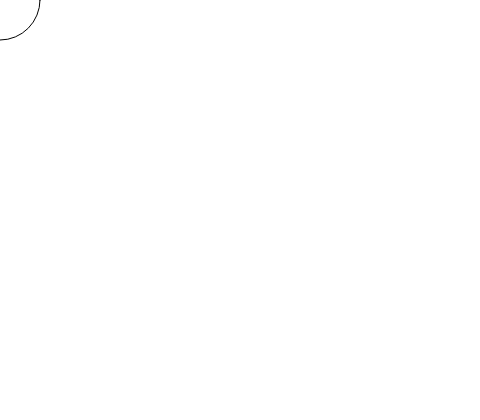
Frame 1 (no input)
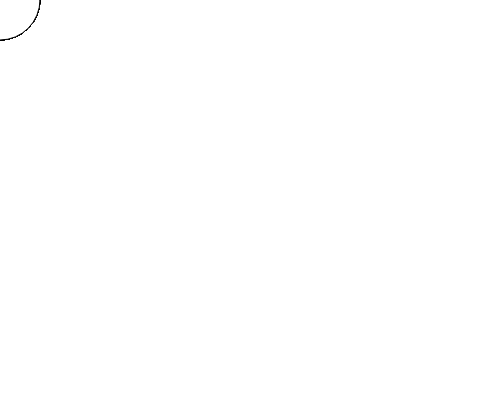
Frame 60 (no input)
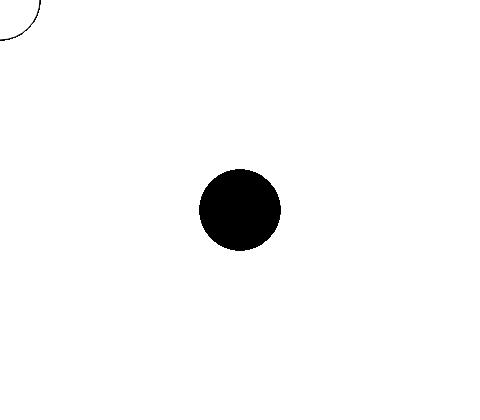
Frame 120 (the mouse pressed at the canvas centre since frame 60)

The p5.js sketch that drew these frames (run headless with seeded random() and noise() and a simulated clock; from frame 60 on, the mouse is pressed at the canvas centre):

// p5.js sketch
// ── sketch.js
function setup() {
  // Dibujar círculos siguiendo al mouse. El círculo se vuelve negro cuando se hace clic. 
  createCanvas(480,420);
}

function draw() {
if (mouseIsPressed) {
  fill(0);
} else {
  fill(255);
}
ellipse(mouseX,mouseY,80,80);
}
